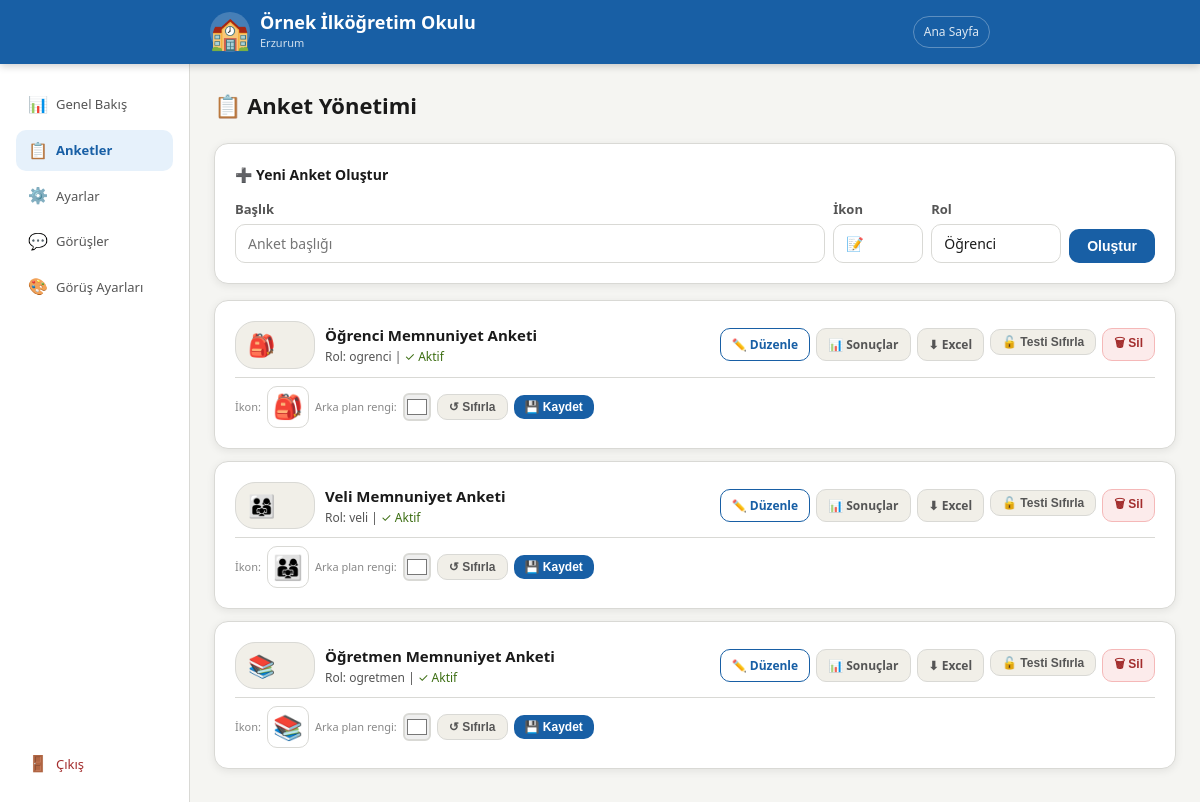
/admin/anketler (signed in), run on an earlier commit of the app's database.
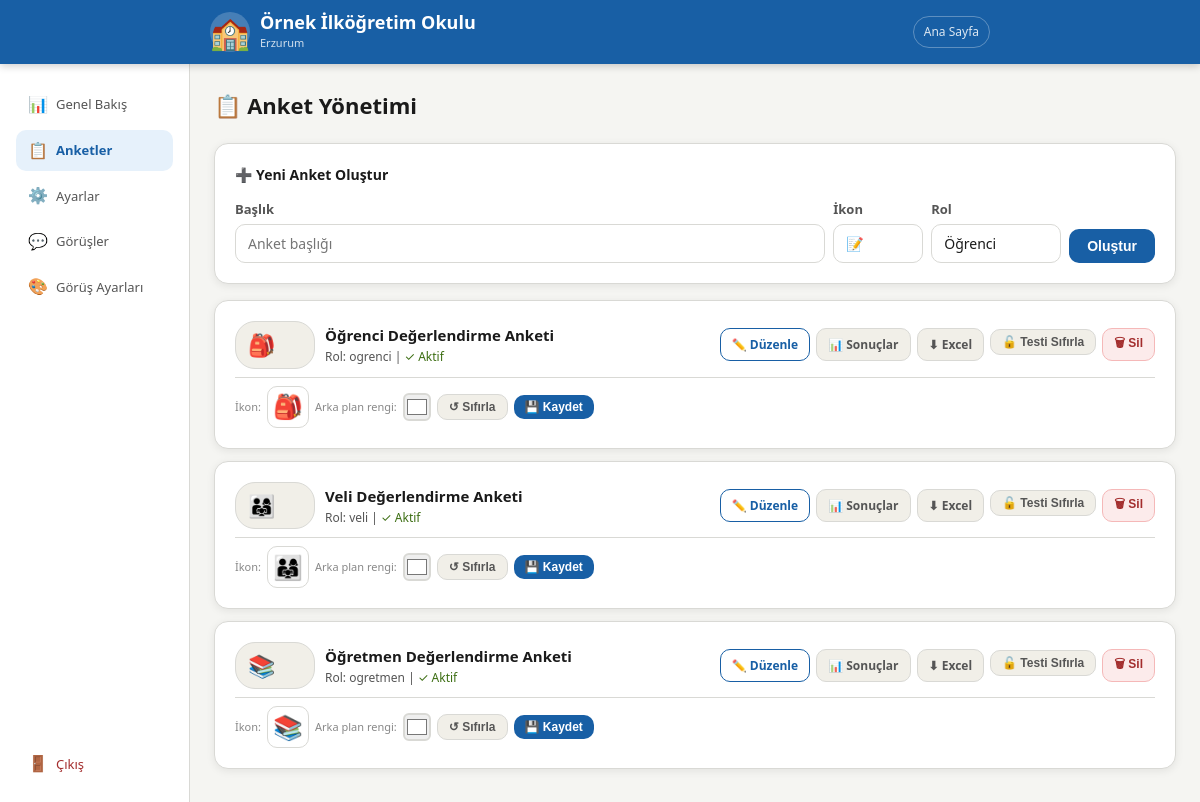
And on a later commit of the database.
### tables this page shows
CREATE TABLE anketler (
            id INTEGER PRIMARY KEY AUTOINCREMENT,
            rol TEXT NOT NULL, baslik TEXT NOT NULL,
            icon TEXT NOT NULL DEFAULT '📝',
            aktif INTEGER DEFAULT 1, sira INTEGER DEFAULT 0,
            baslangic_tarihi TEXT DEFAULT NULL,
            bitis_tarihi TEXT DEFAULT NULL,
            aciklama TEXT DEFAULT '',
            gorunum TEXT DEFAULT 'varsayilan'
        );

### app.py (the view)
@app.route("/admin/anketler")
@giris_gerekli
def admin_anketler():
    with db() as c:
        anketler=c.execute("SELECT * FROM anketler ORDER BY sira").fetchall()
        sayilar={r["anket_id"]:r["sayi"] for r in
                 c.execute("SELECT anket_id,COUNT(*) as sayi FROM yanitlar GROUP BY anket_id").fetchall()}
    ctx=gctx(); ctx["anketler"]=[dict(a) for a in anketler]; ctx["sayilar"]=sayilar
    return render_template("admin_anketler.html",**ctx)

### app.py (called while the page is built)
def db():
    con = sqlite3.connect(DB)
    con.row_factory = sqlite3.Row
    return con

def ayar(k, v=""):
    with db() as c:
        r=c.execute("SELECT deger FROM ayarlar WHERE anahtar=?",(k,)).fetchone()
    return r["deger"] if r else v

def giris_gerekli(f):
    @wraps(f)
    def k(*a,**kw):
        if not session.get("admin"): return redirect(url_for("admin_giris"))
        return f(*a,**kw)
    return k

### templates/admin_anketler.html (shortened to what this page needs)
{% extends "admin_base.html" %}
{% set aktif_sayfa = "anketler" %}
{% block admin_icerik %}
<div class="sayfa-baslik">📋 Anket Yönetimi</div>
<div class="kart" style="margin-bottom:1rem">
  <div style="font-size:14px;font-weight:700;margin-bottom:.75rem">➕ Yeni Anket Oluştur</div>
  <form method="POST" action="/admin/anket/yeni" style="display:flex;gap:8px;flex-wrap:wrap;align-items:flex-end">
    <div style="flex:1;min-width:140px">
      <label class="alan-lbl">Başlık</label>
      <input type="text" name="baslik" placeholder="Anket başlığı" required>
    </div>
    <div style="width:90px">
      <label class="alan-lbl">İkon</label>
      <input type="text" name="icon" value="📝" placeholder="📝">
    </div>
    <div style="width:130px">
      <label class="alan-lbl">Rol</label>
      <select name="rol">
        <option value="ogrenci">Öğrenci</option>
      </select>
    </div>
    <button type="submit" class="btn btn-ana">Oluştur</button>
  </form>
</div>
{% for a in anketler %}
<div class="kart" style="margin-bottom:.75rem">
  <div style="display:flex;align-items:center;gap:10px;flex-wrap:wrap">
    <div class="onizleme-kart" id="oniz_{{ a.id }}"
         style="background:{{ a.kart_renk if a.kart_renk and a.kart_renk != '#ffffff' else 'var(--gri-ac)' }};border-color:{{ a.kart_renk if a.kart_renk and a.kart_renk != '#ffffff' else 'var(--kenar)' }}">
      <span id="oniz_kart_ikon_{{ a.id }}" style="font-size:22px">{{ a.icon }}</span>
    </div>
    <div style="flex:1;min-width:0">
      <div style="font-weight:700;font-size:15px">{{ a.baslik }}</div>
      <div style="font-size:12px;color:var(--metin-ik)">Rol: {{ a.rol }} |
        {% if a.aktif %}<span style="color:var(--yesil)">✓ Aktif</span>{% else %}<span style="color:var(--kirmizi)">✗ Pasif</span>{% endif %}
      </div>
    </div>
    <div style="display:flex;gap:6px;flex-wrap:wrap">
      <a href="/admin/anket/{{ a.id }}/duzenle" class="btn btn-outline btn-kucuk">✏️ Düzenle</a>
      <a href="/admin/sonuclar/{{ a.id }}" class="btn btn-gri btn-kucuk">📊 Sonuçlar</a>
      <a href="/admin/excel/{{ a.id }}" class="btn btn-gri btn-kucuk">⬇ Excel</a>
      <form method="POST" action="/admin/cookie_sifirla/{{ a.id }}"
            title="SADECE KENDİ TARAYICINIZDA bu ankete ait tamamlandı kaydını siler. Test için kullanın.">
        <button type="submit" class="btn btn-gri btn-kucuk" onclick="return confirm('Bu sadece KENDİ tarayıcınızdaki kaydı sıfırlar. Tekrar test etmek için devam edin.')">🔓 Testi Sıfırla</button>
      </form>
      <form method="POST" action="/admin/anket/{{ a.id }}/sil" onsubmit="return confirm('Bu anketi ve tüm yanıtları silmek istediğinizden emin misiniz?')">
        <button type="submit" class="btn btn-tehlike btn-kucuk">🗑 Sil</button>
      </form>
    </div>
  </div>
  <form class="hizli-duzenle" method="POST" action="/admin/anket/{{ a.id }}/hizli_guncelle"
        id="hform_{{ a.id }}">
    <span class="renk-etiket">İkon:</span>
    <div style="position:relative">
      <div class="ikon-tetik" id="ikon_tetik_{{ a.id }}"
           onclick="emojiPickerAc('{{ a.id }}')" title="İkon seç">
        <span id="oniz_ikon_{{ a.id }}">{{ a.icon }}</span>
      </div>
    </div>
    <span class="renk-etiket">Arka plan rengi:</span>
    <input class="renk-on" type="color" name="kart_renk"
           value="{{ a.kart_renk if a.kart_renk else '#ffffff' }}"
           id="renk_inp_{{ a.id }}"
           oninput="guncelleOnizleme('{{ a.id }}',this.value)"
           title="Kart rengi seç">
    <button type="button" class="btn btn-gri btn-kucuk"
            onclick="document.getElementById('renk_inp_{{ a.id }}').value='#ffffff';guncelleOnizleme('{{ a.id }}','#ffffff')">
      ↺ Sıfırla
    </button>
    <button type="submit" class="btn btn-ana btn-kucuk">💾 Kaydet</button>
  </form>
</div>
{% else %}
<div class="bos-durum">Henüz anket oluşturulmamış.</div>
{% endfor %}
{% endblock %}

What changed in the data, as far as the page shows it:
changed anketler "ogrenci": baslik "Öğrenci Memnuniyet Anketi" → "Öğrenci Değerlendirme Anketi"
changed anketler "veli": baslik "Veli Memnuniyet Anketi" → "Veli Değerlendirme Anketi"
changed anketler "ogretmen": baslik "Öğretmen Memnuniyet Anketi" → "Öğretmen Değerlendirme Anketi"
